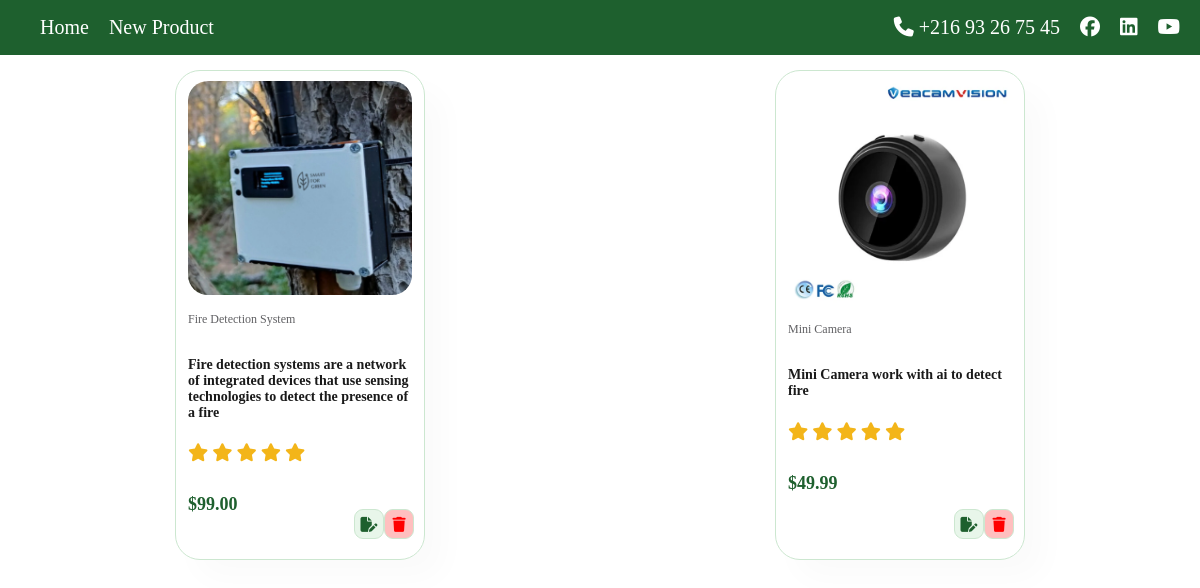
Screenshot of /products/ with the database file from the repository.
### products/models.py (models this page shows, shortened)
class Product(models.Model):
    name = models.CharField(max_length=30)
    content = models.TextField()
    price = models.DecimalField(max_digits=5, decimal_places=2,)
    image = models.ImageField(upload_to='images/%y/%m/%d')
    active = models.BooleanField(default=True)

### products/views.py (the view)
# urls.py: path('', views.products, name='products'),
def products(req):
    return render(req, 'products/products.html', {'products': Product.objects.all()})

### templates/products/products.html (shortened to what this page needs)
{% load static %}
<!DOCTYPE html>
<html lang="en">
  <head>
    <link rel="stylesheet" href="https://cdnjs.cloudflare.com/ajax/libs/font-awesome/6.7.2/css/all.min.css">
    <link rel="stylesheet" href="{% static 'css/style.css' %}">
  </head>
  <body>
    <nav class="navbar">
      <ul>
        <li><a href="{% url 'index' %}">Home</a></li>
        <li><a href="{% url 'newproduct' %}">New Product</a></li>
      </ul>
      <ul>
        <li>
          <i class="fa-solid fa-phone"></i>
          +216 93 26 75 45
        </li>
        <li><a target="_blank" href="https://www.facebook.com/SmartForGreen"><i class="fa-brands fa-facebook"></i></a>
        </li>
        <li><a target="_blank" href="https://www.linkedin.com/company/smart4green/posts/?feedView=all"><i
              class="fa-brands fa-linkedin"></i></a></li>
        <li><a target="_blank" href="https://www.youtube.com/@smartforgreen"><i class="fa-brands fa-youtube"></i></a>
        </li>
      </ul>
    </nav>
    <div id="products">
      {% for product in products %}
      <div class="pro">
        <img src="{{product.image.url}}" alt="">
        <div class="des">
          <span>{{product.name}}</span>
          <h5>{{product.content}}</h5>
          <div class="star">
            <i class="iconify fa-solid fa-star"></i>
            <i class="iconify fa-solid fa-star"></i>
            <i class="iconify fa-solid fa-star"></i>
            <i class="iconify fa-solid fa-star"></i>
            <i class="iconify fa-solid fa-star"></i>
          </div>
          <h4>${{product.price}}</h4>
        </div>
        <div class="btns">
          <a href="{% url 'editproduct' product.id %}">
            <i class="icon fa-solid fa-file-pen"></i>
          </a>
          <a href="{% url 'deleteproduct' product.id %}">
            <i class="icon2 fa-solid fa-trash"></i>
          </a>
        </div>
      </div>
      {% endfor %}
    </div>
  </body>
</html>

### project/static/css/style.css (style rules this page uses)
* { box-sizing: border-box; }
body { margin: 0; }
:root { --main-color: #1e602e; }
#products { display: flex; justify-content: space-around; flex-wrap: wrap; }
.pro { width: 20%; min-width: 250px; padding: 10px 12px; border: 1px solid #cce7d0; border-radius: 25px; cursor: pointer; box-shadow: 20px 20px 30px rgba(0, 0, 0, 0.02); margin: 15px 0; transition: 0.2s ease; position: relative; }
.pro img { width: 100%; border-radius: 20px; }
.pro .des { text-align: start; padding: 10px 0; }
.pro .des span { color: #606063; font-size: 12px; }
.pro .des h5 { padding-top: 7px; color: #1a1a1a; font-size: 14px; }
.pro .des .iconify { font-size: 18px; color: rgb(243, 181, 25); }
.pro .des h4 { padding-top: 7px; font-size: 18px; font-weight: 700; color: var(--main-color); }
.pro .icon { width: 30px; height: 30px; border-radius: 9px; font-size: 18px; background-color: #e8f6ea; color: var(--main-color); border: 1px solid #cce7d0; position: absolute; bottom: 25px; right: 10px; transition: 0.5s; display: flex; justify-content: center; align-items: center; }
.navbar { display: flex; align-items: center; justify-content: space-between; background-color: var(--main-color); }
.navbar ul { list-style: none; }
.navbar ul li a, .navbar ul li { text-decoration: none; color: white; font-size: 20px; }
.navbar ul:nth-child(2) { display: flex; gap: 20px; margin-right: 20px; }

### templates/products/products.html (style rules this page uses)
.pro .icon, .pro .icon2 { width: 30px; height: 30px; border-radius: 9px; font-size: 15px; border: 1px solid #cce7d0; position: absolute; bottom: 20px; transition: 0.5s; display: flex; justify-content: center; align-items: center; }
.pro .icon { right: 40px; color: var(--main-color); background-color: #e8f6ea; }
.pro .icon2 { right: 10px; color: red; background-color: rgba(255, 157, 157, 0.651); }
#products { display: flex; justify-content: space-around; flex-wrap: wrap; }
.navbar ul { display: flex; gap: 20px; }

### rows the page displays
Product: image (picture), name "Fire Detection System", content "Fire detection systems are a network of integrated devices that use sensing technologies to detect the presence of a fire", price "99.00"
Product: image (picture), name "Mini Camera", content "Mini Camera work with ai to detect fire", price "49.99"
